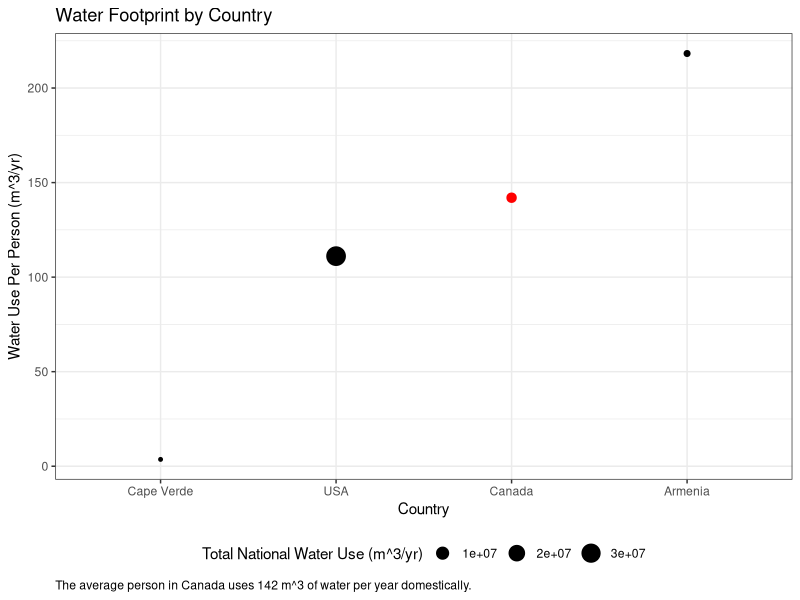

Write the R code that produced this figure.
library(tidyverse)
library(ggplot2)
library(dplyr)
library(forcats)
library(scales) 

# Load in water dataset
data <- read.csv("../data/cleaned_water_data.csv")

# Calculate total water used column
data <- data %>% 
  mutate(total_water = blue + grey, 
         total_country = population * total_water, 
         selected = "no")

# Country with maximum water use
max <- data %>%
  filter(total_water == max(.$total_water))

# Country with minimum water use
min <- data %>%
  filter(total_water != 0) %>%
  filter(total_water == min(.$total_water))

# Chosen country
select_ctry <- "Canada"
select <- data %>% 
  filter(country == select_ctry) %>%
  mutate(selected = "yes")



# Comparison country
compare_ctry <- "USA"
compare_ctry <- data %>%
  filter(country == compare_ctry)

# Row bind relevant countries
data_viz <- rbind(min, max, select, compare_ctry)

# Drop unused factors for countries
data_viz$country <- data_viz$country %>%
  fct_drop()

# Define palette for discrete scale
cols <- c("no" = "black", "yes" = "red")

cap_text <- paste("The average person in", select_ctry, "uses",
               round(select$total_water, 0), "m^3 of water per year domestically.")
  
# Visualize
data_viz %>% ggplot(aes(x=fct_reorder(data_viz$country, data_viz$total_water), y=total_water, size=total_country, colour=selected)) +
  theme_bw() + 
  labs(x="Country", 
       y="Water Use Per Person (m^3/yr)", 
       caption = cap_text, 
       size='Total National Water Use (m^3/yr)') +
  ggtitle("Water Footprint by Country") +
  scale_colour_manual(values = cols) + 
  geom_point() +
  theme(plot.caption = element_text(hjust = 0), 
        legend.position="bottom") +
  guides(colour=FALSE) +
  scale_fill_gradient(labels = comma)

